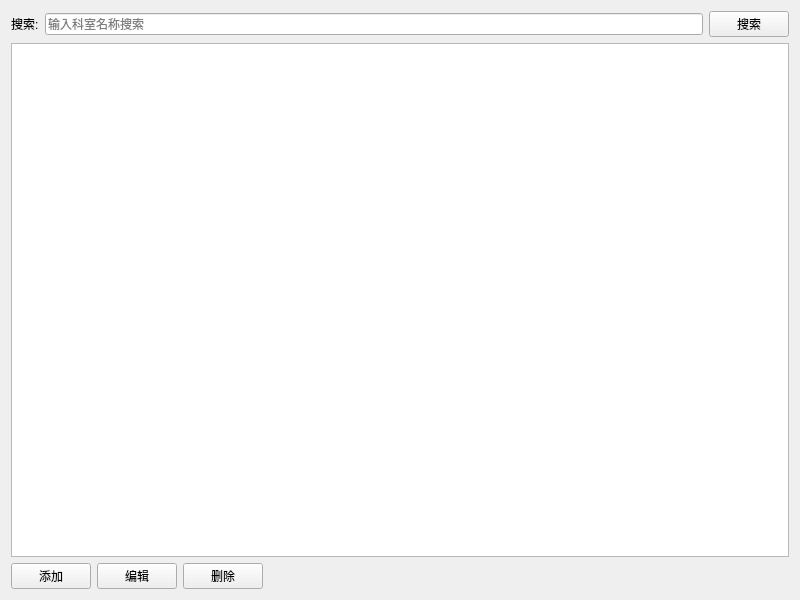
<?xml version="1.0" encoding="UTF-8"?>
<ui version="4.0">
 <class>DepartmentView</class>
 <widget class="QWidget" name="DepartmentView">
  <property name="geometry">
   <rect>
    <x>0</x>
    <y>0</y>
    <width>800</width>
    <height>600</height>
   </rect>
  </property>
  <property name="windowTitle">
   <string>科室管理</string>
  </property>
  <layout class="QVBoxLayout" name="verticalLayout">
   <item>
    <layout class="QHBoxLayout" name="horizontalLayout">
     <item>
      <widget class="QLabel" name="label">
       <property name="text">
        <string>搜索:</string>
       </property>
      </widget>
     </item>
     <item>
      <widget class="QLineEdit" name="txtSearch">
       <property name="placeholderText">
        <string>输入科室名称搜索</string>
       </property>
      </widget>
     </item>
     <item>
      <widget class="QPushButton" name="btSearch">
       <property name="text">
        <string>搜索</string>
       </property>
      </widget>
     </item>
    </layout>
   </item>
   <item>
    <widget class="QTableView" name="tableView">
     <property name="alternatingRowColors">
      <bool>true</bool>
     </property>
     <property name="selectionMode">
      <enum>QAbstractItemView::SingleSelection</enum>
     </property>
     <property name="selectionBehavior">
      <enum>QAbstractItemView::SelectRows</enum>
     </property>
     <property name="editTriggers">
      <enum>QAbstractItemView::NoEditTriggers</enum>
     </property>
    </widget>
   </item>
   <item>
    <layout class="QHBoxLayout" name="horizontalLayout_2">
     <item>
      <widget class="QPushButton" name="btAdd">
       <property name="text">
        <string>添加</string>
       </property>
      </widget>
     </item>
     <item>
      <widget class="QPushButton" name="btEdit">
       <property name="text">
        <string>编辑</string>
       </property>
      </widget>
     </item>
     <item>
      <widget class="QPushButton" name="btDelete">
       <property name="text">
        <string>删除</string>
       </property>
      </widget>
     </item>
     <item>
      <spacer name="horizontalSpacer">
       <property name="orientation">
        <enum>Qt::Horizontal</enum>
       </property>
       <property name="sizeHint" stdset="0">
        <size>
         <width>40</width>
         <height>20</height>
        </size>
       </property>
      </spacer>
     </item>
    </layout>
   </item>
  </layout>
 </widget>
 <resources/>
 <connections/>
</ui>
